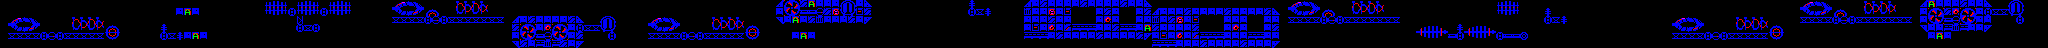

The image is a tile-based game level rendered from a .tmx file. Its description and complete source (layers, tilesets, objects, tile grids) follow:
An orthogonal 256x6 tile map with 8x8 px tiles, 1 tile layer (Induction Line), 3 tilesets.

<map version="1.10" tiledversion="1.10.0" orientation="orthogonal" renderorder="right-down" width="256" height="6" tilewidth="8" tileheight="8" infinite="0" nextlayerid="2" nextobjectid="1">
 <tileset firstgid="1" source="tileSet.tsx" />
 <tileset firstgid="129" source="destructible.tsx" />
 <tileset firstgid="136" source="reactor.tsx" />
 <layer id="1" name="Induction Line" width="256" height="6">
  <data encoding="csv">
1,1,1,1,1,1,1,1,1,1,1,1,1,1,1,1,1,1,1,1,1,1,1,1,1,1,1,1,1,1,1,1,1,42,43,44,1,42,43,44,1,42,43,44,1,1,1,1,1,136,137,138,139,1,1,1,1,140,141,142,143,1,1,1,1,1,1,1,1,1,1,1,1,1,1,1,1,1,1,1,1,1,1,1,1,1,1,1,1,1,1,1,1,1,1,1,1,49,13,14,146,129,2,2,2,40,41,2,50,1,1,1,1,1,1,1,1,1,1,1,1,101,1,1,1,1,1,1,49,2,146,2,2,2,2,146,2,2,2,2,146,2,2,50,1,1,1,1,1,1,1,1,1,1,1,1,1,1,1,1,1,136,137,138,139,1,1,1,1,140,141,142,143,1,1,1,1,1,1,1,1,1,1,1,1,1,1,42,43,44,1,1,1,1,1,1,1,1,1,1,1,1,1,1,1,1,1,1,1,1,1,1,1,1,1,1,1,1,1,1,1,1,1,1,1,136,137,138,139,1,1,1,1,140,141,142,143,1,1,1,49,129,2,2,2,146,2,2,50,1,1,40,41,1,1,1,
1,1,1,1,1,1,1,1,1,1,1,1,1,1,1,1,1,1,1,1,1,1,2,129,2,1,1,1,1,1,1,1,1,58,59,60,20,58,59,60,20,58,59,60,1,1,1,1,1,148,149,150,151,144,145,1,1,152,153,154,155,1,1,1,1,1,1,1,1,1,1,1,1,1,1,1,1,1,1,1,1,1,1,1,1,1,1,1,1,1,1,1,1,1,1,1,1,2,29,30,21,21,208,146,131,56,57,147,146,1,1,1,1,1,1,1,1,1,1,1,1,20,17,101,1,1,1,1,158,2,2,131,2,147,1,1,1,2,146,2,1,1,2,146,49,2,2,2,146,2,2,2,2,146,2,2,2,2,146,50,1,148,149,150,151,144,145,1,1,152,153,154,155,1,1,1,1,1,1,1,1,1,1,1,1,1,1,58,59,60,1,1,1,101,1,1,1,1,1,1,1,1,1,1,1,1,1,1,1,1,1,1,1,1,1,1,1,1,1,1,1,1,1,1,1,148,149,150,151,144,145,1,1,152,153,154,155,1,1,1,2,13,14,146,130,13,14,2,20,17,17,56,57,1,1,1,
1,136,137,138,139,1,1,1,1,140,141,142,143,1,1,1,1,1,1,1,1,1,1,1,1,1,1,1,1,1,1,1,1,1,1,1,1,18,1,1,1,1,1,1,1,1,1,1,1,17,17,17,17,20,208,20,17,17,17,17,17,17,17,1,49,2,146,2,2,2,2,146,50,1,1,40,41,1,1,1,1,136,137,138,139,1,1,1,1,140,141,142,143,1,1,1,1,51,2,129,2,146,158,2,2,2,146,2,52,1,1,1,1,1,1,1,1,1,1,1,1,1,1,1,1,1,1,1,2,2,2,146,2,2,1,1,1,2,130,2,1,1,2,2,158,2,146,131,2,147,1,1,1,2,2,2,1,1,2,2,1,17,17,17,17,20,208,20,17,17,17,17,17,17,17,1,1,1,1,1,1,1,1,1,1,1,1,1,1,1,1,1,1,20,17,101,1,1,1,1,1,1,1,1,1,1,1,1,1,136,137,138,139,1,1,1,1,140,141,142,143,1,1,1,1,17,17,17,17,20,208,20,17,17,17,17,17,17,17,1,2,29,30,21,208,29,30,2,2,1,1,1,20,1,1,1,
1,148,149,150,151,1,1,1,1,152,153,154,155,144,145,1,1,1,1,1,101,1,1,1,1,1,1,1,1,1,1,1,1,1,1,1,1,20,17,20,1,1,1,1,1,1,1,1,1,1,1,1,1,1,1,1,1,1,1,1,1,1,1,1,146,13,14,2,130,13,14,2,20,17,17,56,57,1,1,1,1,148,149,150,151,1,1,1,1,152,153,154,155,144,145,1,1,1,1,1,1,1,1,1,1,1,1,1,1,1,1,1,1,1,1,1,1,1,1,1,1,1,1,1,1,1,1,1,2,147,2,132,2,159,104,104,104,2,2,146,104,104,2,129,146,2,2,2,2,146,1,1,1,2,130,2,1,1,2,146,1,1,1,1,1,1,1,1,1,1,1,1,1,1,1,1,1,97,98,99,100,1,101,97,98,99,100,1,1,1,1,1,1,1,1,1,1,1,1,1,1,1,1,1,1,1,1,1,1,148,149,150,151,1,1,1,1,152,153,154,155,144,145,1,1,1,1,1,1,1,1,1,1,1,1,1,1,1,1,1,51,2,2,104,158,104,2,2,52,1,1,1,1,1,1,1,
1,17,17,17,17,20,208,20,17,17,17,17,17,156,157,1,1,1,1,1,20,17,101,2,129,2,1,1,1,1,1,1,1,1,1,1,1,1,1,1,1,1,1,1,1,1,1,1,1,1,1,1,1,1,1,1,1,1,1,1,1,1,1,1,2,29,30,21,208,29,30,2,146,1,1,1,20,1,1,1,1,17,17,17,17,20,208,20,17,17,17,17,17,156,157,1,1,1,1,2,129,2,1,1,1,1,1,1,1,1,1,1,1,1,1,1,1,1,1,1,1,1,1,1,1,1,1,1,104,104,104,2,146,2,2,2,2,146,2,2,2,2,146,52,2,147,2,132,2,159,104,104,104,2,2,2,104,104,2,2,1,1,1,1,1,1,1,1,1,1,1,1,1,1,1,1,1,113,114,115,116,21,20,113,114,115,116,20,21,21,103,1,1,1,1,1,1,1,1,1,1,1,1,1,1,1,1,1,1,17,17,17,17,20,208,20,17,17,17,17,17,156,157,1,1,1,1,1,1,1,1,1,1,1,1,1,1,1,1,1,1,2,129,2,1,1,1,1,1,1,1,1,1,1,1,1,
1,1,1,1,1,1,1,1,1,1,1,1,1,1,1,1,1,1,1,1,1,1,1,1,1,1,1,1,1,1,1,1,1,1,1,1,1,1,1,1,1,1,1,1,1,1,1,1,1,1,1,1,1,1,1,1,1,1,1,1,1,1,1,1,51,146,2,104,158,104,146,2,52,1,1,1,1,1,1,1,1,1,1,1,1,1,1,1,1,1,1,1,1,1,1,1,1,1,1,1,1,1,1,1,1,1,1,1,1,1,1,1,1,1,1,1,1,1,1,1,1,1,1,1,1,1,1,1,1,1,1,1,1,1,1,1,1,1,1,1,1,1,1,1,104,104,104,2,2,2,146,2,2,2,2,146,2,2,2,52,1,1,1,1,1,1,1,1,1,1,1,1,1,1,1,1,1,1,1,1,1,1,1,1,1,1,1,1,1,1,1,1,1,1,1,1,1,1,1,1,1,1,1,1,1,1,1,1,1,1,1,1,1,1,1,1,1,1,1,1,1,1,1,1,1,1,1,1,1,1,1,1,1,1,1,1,1,1,1,1,1,1,1,1,1,1,1,1,1,1,1,1,1,1,1,1
</data>
 </layer>
</map>
